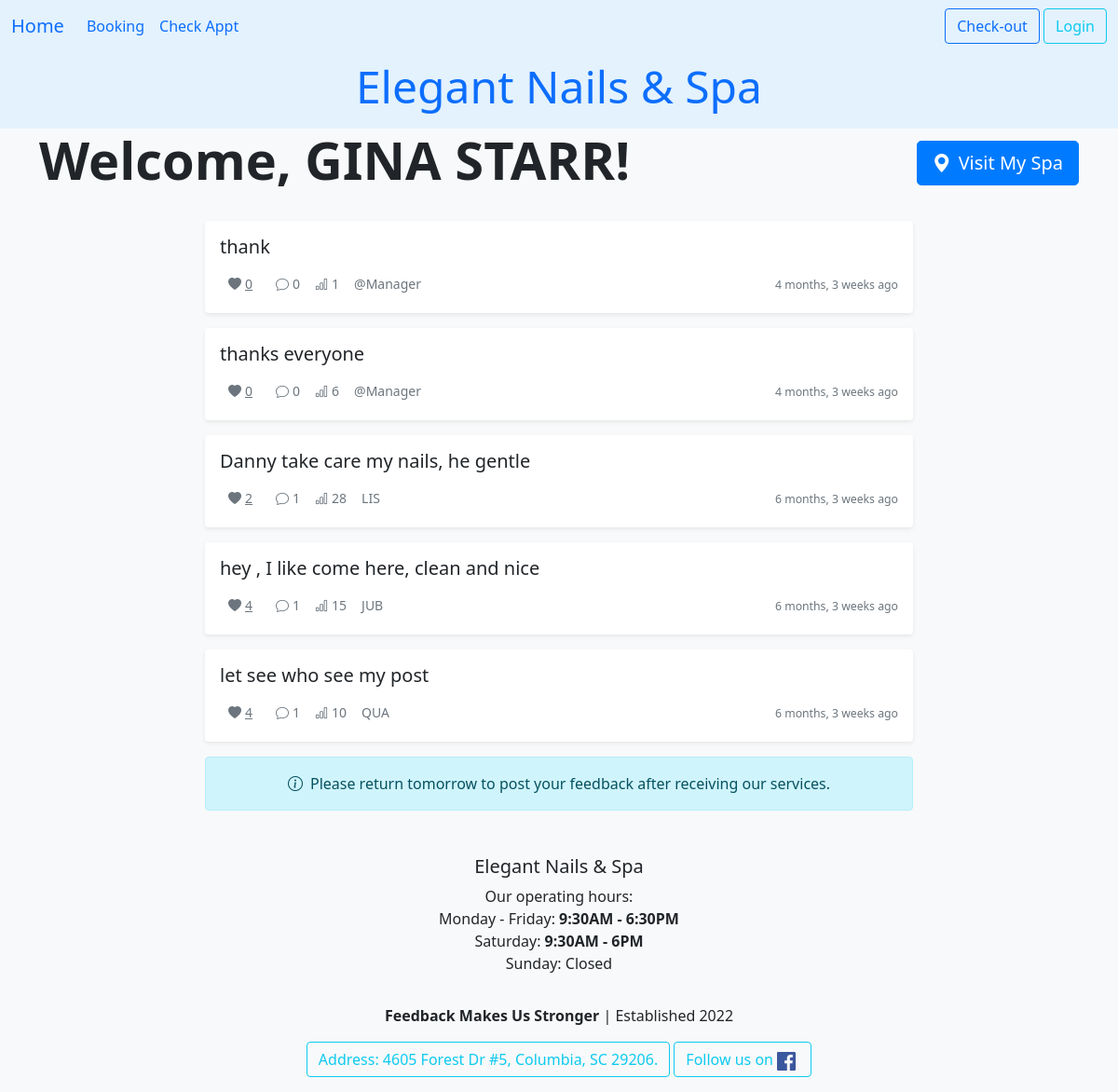
/ledger/chat_room/1/, run on the app's committed database.
### ledger/models.py (models this page shows, shortened)
class Khach(models.Model):
    class Status(models.TextChoices):
        online = "Confirmed"
        anyone = "Anyone"
        cancel = "Cancel"
    full_name = models.CharField(max_length=25, validators=[MinLengthValidator(5)])
    phone = PhoneNumberField()
    email = models.EmailField(max_length=50, null=True, blank=True, help_text="Enter your email for booking confirmations.")
    technician = models.ForeignKey(Technician, on_delete=models.SET_NULL, null=True, blank=True, related_name='khachs')
    points = models.PositiveIntegerField(default=0)
    first_comes = models.DateTimeField(editable=False,auto_now_add=True)
    desc = models.TextField(max_length=250,blank=True, null=True)
    services = models.ManyToManyField("Service", blank=True, related_name="khachs")
    status = models.CharField(choices=Status.choices, max_length=20, default=Status.online, help_text="Choose anyone as an alternate!")
    day_comes = models.DateField()
    time_at = models.TimeField()
    tag = models.CharField(max_length=20, null=True, blank=True)
    birthday = models.DateField(null=True, blank=True)
    upset_button = models.BooleanField(default=False)
    history = HistoricalRecords()
    class Meta:
        unique_together = ('full_name','phone',)
        ordering = ['full_name','-day_comes']
    def can_post_chat(self):
        return self.khachvisits.filter(day_comes__lt=datetime.date.today()).exists()

class Chat(models.Model):
    isNew = models.BooleanField(default=True)
    text = models.TextField(validators=[MinLengthValidator(1, "What's your message.")], max_length=800)
    created_at = models.DateTimeField(auto_now_add=True)
    reply_to = models.ForeignKey('self', on_delete=models.CASCADE, null=True, blank=True, related_name='replies')
    owner = models.ForeignKey(settings.AUTH_USER_MODEL, on_delete=models.CASCADE, related_name="chats", null=True)
    client = models.ForeignKey(Khach, on_delete=models.CASCADE, related_name="client_chats", null=True, blank=True)
    view_count = models.IntegerField(default=0)
    def __str__(self):
        if len(self.text) < 200 : return self.text
        return self.text[:200] + ' ...'
    @property
    def nickName(self):
        if self.client:
            nickname = self.client.full_name[:3]
            return nickname
        return "@Manager"
    @property
    def total_likes(self):
        return self.likes.count()
    @property
    def get_reply_count(self):
        return self.replies.count()

### ledger/views.py (the view)
# urls.py: path('ledger/chat_room/<int:pk>/', views.ChatView.as_view(), name="chat_room"),
class ChatView(View):
    template = "ledger/chat_room.html"
    def get(self, request, pk):
        request.session['client_id'] = pk
        client = get_object_or_404(Khach, id=pk)
        allChat = Chat.objects.filter(reply_to__isnull=True).order_by('-created_at').select_related("client").prefetch_related(
            Prefetch('likes', queryset=Like.objects.filter(client=client), to_attr='current_client_like'),
        )
        allChat = allChat[:75]
        paginator = Paginator(allChat, 25)
        page_number = request.GET.get('page', 1)
        page_obj = paginator.get_page(page_number)
        chat_form = ChatForm()
        context = {
            'page_obj' : page_obj, 'chat_form': chat_form, 'client' : client
        }
        return render(request, self.template, context)

### ledger/templates/ledger/chat_room.html (shortened to what this page needs)
{% extends 'base.html' %}
{% load crispy_forms_tags %}
{% load crispy_forms_filters %}
{% load humanize %}
{% load static %}
{% block heading %}
<div class="d-flex justify-content-between align-items-center mb-4">
    <h1 class="display-4 fw-bold">Welcome, {{ client.full_name }}!</h1>
    <a href="{% url 'ledger:iam_here' client.id %}" class="btn btn-primary btn-lg">
        <i class="bi bi-geo-alt-fill me-2"></i>Visit My Spa
    </a>
</div>
{% endblock %}
{% block content %}
<div class="container-fluid">
    <div class="row justify-content-center">
        <div class="col-lg-8">
            {% for talk in page_obj %}
            <div class="card mb-3 shadow-sm border-0">
                <div class="card-body">
                    <div class="d-flex justify-content-between align-items-center">
                        <a href="{% url 'ledger:chat_detail' talk.id %}" class="text-decoration-none text-dark">
                            <h5 class="card-title mb-1">{{ talk }}</h5>
                        </a>
                    </div>
                    <div class="d-flex align-items-center text-muted small mt-2">
                        <button class="btn btn-sm btn-link text-muted like-button {% if talk.current_client_like %}text-danger{% endif %}"
                                data-chat-id="{{ talk.id }}"
                                data-url="{% url 'ledger:chat_like' talk.id %}">
                            <i class="bi bi-heart-fill me-1"></i><span class="like-count">{{ talk.total_likes }}</span>
                        </button>
                        <span class="ms-3">
                            <i class="bi bi-chat me-1"></i>{{ talk.get_reply_count }}
                        </span>
                        <span class="ms-3">
                            <i class="bi bi-bar-chart me-1"></i>{{ talk.view_count }}
                        </span>
                        <span class="ms-3">
                            {% if talk.owner == user %}
                            <span class="badge bg-primary">@Manager</span>
                            {% else %}
                            <span class="fw-semibold">{{ talk.nickName }}</span>
                            {% endif %}
                        </span>
                        <span class="ms-auto">
                            <small>{{ talk.created_at | naturaltime }}</small>
                        </span>
                    </div>
                </div>
            </div>
            {% empty %}
            <div class="text-center text-muted py-5">
                <i class="bi bi-chat-left-text display-4"></i>
                <p class="mt-3">No chats yet. Be the first to post!</p>
            </div>
            {% endfor %}
            {% if client.can_post_chat %}
            <div class="card mb-4 shadow-sm border-0">
                <div class="card-body">
                    <h5 class="card-title">Share Your Feedback</h5>
                    <form action="{% url 'ledger:chat_create' client.id %}" method="post">
                        {% csrf_token %}
                        <div class="mb-3">
                            {{ chat_form | crispy }}
                        </div>
                        <div class="d-flex justify-content-end">
                            <button type="submit" class="btn btn-primary me-3 w-25">Post</button>
                            <a href="{% url 'ledger:index' %}" class="btn btn-outline-secondary">Cancel</a>
                        </div>
                    </form>
                </div>
            </div>
            {% else %}
            <div class="alert alert-info text-center">
                <i class="bi bi-info-circle me-2"></i>Please return tomorrow to post your feedback after receiving our services.
            </div>
            {% endif %}
        </div>
    </div>
</div>
<link rel="stylesheet" href="{% static 'css/chat.css' %}">
{% endblock %}
{% block footer %}
<div class="text-center py-3 bg-light">
    <strong>Feedback Makes Us Stronger</strong> | Established 2022
</div>
{% endblock %}

### ledger/static/css/chat.css (style rules this page uses)
body { background-color: #f8f9fa; font-family: 'Segoe UI', Tahoma, Geneva, Verdana, sans-serif; }
.card { transition: transform 0.2s, box-shadow 0.2s; }
.btn-primary { background-color: #007bff; border-color: #007bff; }

### data on the page
Khach: full_name "GINA STARR"
Chat: text "thank", total_likes "0", get_reply_count "0", view_count "1", nickName "@Manager", created_at "4 months, 3 weeks ago"
Chat: text "thanks everyone", total_likes "0", get_reply_count "0", view_count "6", nickName "@Manager", created_at "4 months, 3 weeks ago"
Chat: text "Danny take care my nails, he gentle", total_likes "2", get_reply_count "1", view_count "28", nickName "LIS", created_at "6 months, 3 weeks ago"
Chat: text "hey , I like come here, clean and nice", total_likes "4", get_reply_count "1", view_count "15", nickName "JUB", created_at "6 months, 3 weeks ago"
Chat: text "let see who see my post", total_likes "4", get_reply_count "1", view_count "10", nickName "QUA", created_at "6 months, 3 weeks ago"
